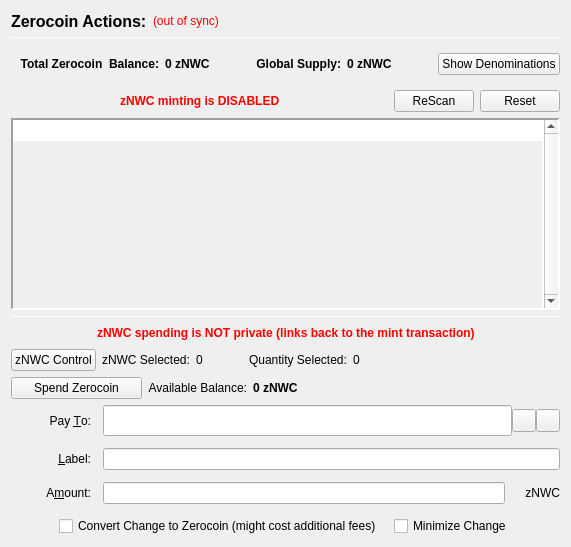
                  <widget class="QFrame" name="verticalFrameLeft">
                   <layout class="QVBoxLayout" name="verticalLayout_2">
                    <item>
                     <layout class="QVBoxLayout" name="verticalLayout_3">
                      <item>
                       <layout class="QHBoxLayout" name="horizontalLayout_3">
                        <item>
                         <widget class="QLabel" name="labelzNWCActions">
                          <property name="font">
                           <font>
                            <pointsize>12</pointsize>
                            <weight>75</weight>
                            <bold>true</bold>
                           </font>
                          </property>
                          <property name="text">
                           <string>Zerocoin Actions:</string>
                          </property>
                          <property name="alignment">
                           <set>Qt::AlignLeading|Qt::AlignLeft|Qt::AlignVCenter</set>
                          </property>
                         </widget>
                        </item>
                        <item>
                         <widget class="QLabel" name="labelzNWCSyncStatus">
                          <property name="toolTip">
                           <string>The displayed information may be out of date. Your wallet automatically synchronizes with the NWCCurrency network after a connection is established, but this process has not completed yet.</string>
                          </property>
                          <property name="styleSheet">
                           <string notr="true">QLabel { color: red; }</string>
                          </property>
                          <property name="text">
                           <string notr="true">(out of sync)</string>
                          </property>
                          <property name="alignment">
                           <set>Qt::AlignLeading|Qt::AlignLeft|Qt::AlignVCenter</set>
                          </property>
                         </widget>
                        </item>
                        <item>
                         <spacer name="horizontalSpacer">
                          <property name="orientation">
                           <enum>Qt::Horizontal</enum>
                          </property>
                          <property name="sizeHint" stdset="0">
                           <size>
                            <width>40</width>
                            <height>20</height>
                           </size>
                          </property>
                         </spacer>
                        </item>
                       </layout>
                      </item>
                      <item>
                       <widget class="Line" name="lineUpperLeft">
                        <property name="minimumSize">
                         <size>
                          <width>0</width>
                          <height>1</height>
                         </size>
                        </property>
                        <property name="maximumSize">
                         <size>
                          <width>16777215</width>
                          <height>1</height>
                         </size>
                        </property>
                        <property name="frameShadow">
                         <enum>QFrame::Sunken</enum>
                        </property>
                        <property name="orientation">
                         <enum>Qt::Horizontal</enum>
                        </property>
                       </widget>
                      </item>
                      <item>
                       <widget class="QFrame" name="balanceSupplyFrame">
                        <layout class="QHBoxLayout" name="horizontalLayout_2" stretch="0,0,0,1,0">
                         <property name="rightMargin">
                          <number>0</number>
                         </property>
                         <item>
                          <layout class="QHBoxLayout" name="horizontalLayout_34">
                           <item>
                            <widget class="QLabel" name="labelzAvailableText_3">
                             <property name="font">
                              <font>
                               <weight>75</weight>
                               <bold>true</bold>
                              </font>
                             </property>
                             <property name="toolTip">
                              <string>Total Balance including unconfirmed and immature zNWC</string>
                             </property>
                             <property name="text">
                              <string>Total Zerocoin  Balance:</string>
                             </property>
                             <property name="alignment">
                              <set>Qt::AlignRight|Qt::AlignTrailing|Qt::AlignVCenter</set>
                             </property>
                            </widget>
                           </item>
                           <item>
                            <widget class="QLabel" name="labelzAvailableAmount_4">
                             <property name="minimumSize">
                              <size>
                               <width>40</width>
                               <height>0</height>
                              </size>
                             </property>
                             <property name="font">
                              <font>
                               <weight>75</weight>
                               <bold>true</bold>
                              </font>
                             </property>
                             <property name="toolTip">
                              <string>Total Balance including unconfirmed and immature zNWC</string>
                             </property>
                             <property name="text">
                              <string>0 zNWC</string>
                             </property>
                             <property name="alignment">
                              <set>Qt::AlignLeading|Qt::AlignLeft|Qt::AlignVCenter</set>
                             </property>
                            </widget>
                           </item>
                          </layout>
                         </item>
                         <item>
                          <spacer name="horizontalSpacer_32">
                           <property name="orientation">
                            <enum>Qt::Horizontal</enum>
                           </property>
                           <property name="sizeHint" stdset="0">
                            <size>
                             <width>40</width>
                             <height>20</height>
                            </size>
                           </property>
                          </spacer>
                         </item>
                         <item>
                          <layout class="QHBoxLayout" name="horizontalLayout_35">
                           <item>
                            <widget class="QLabel" name="labelZsupplyText_2">
                             <property name="font">
                              <font>
                               <weight>75</weight>
                               <bold>true</bold>
                              </font>
                             </property>
                             <property name="text">
                              <string>Global Supply:</string>
                             </property>
                             <property name="alignment">
                              <set>Qt::AlignRight|Qt::AlignTrailing|Qt::AlignVCenter</set>
                             </property>
                            </widget>
                           </item>
                           <item>
                            <widget class="QLabel" name="labelZsupplyAmount_2">
                             <property name="font">
                              <font>
                               <weight>75</weight>
                               <bold>true</bold>
                              </font>
                             </property>
                             <property name="text">
                              <string>0 zNWC</string>
                             </property>
                            </widget>
                           </item>
                          </layout>
                         </item>
                         <item>
                          <spacer name="horizontalSpacer_31">
                           <property name="orientation">
                            <enum>Qt::Horizontal</enum>
                           </property>
                           <property name="sizeHint" stdset="0">
                            <size>
                             <width>40</width>
                             <height>20</height>
                            </size>
                           </property>
                          </spacer>
                         </item>
                         <item>
                          <widget class="QPushButton" name="pushButtonShowDenoms">
                           <property name="toolTip">
                            <string>Show zNWC denominations list</string>
                           </property>
                           <property name="text">
                            <string>Show Denominations</string>
                           </property>
                          </widget>
                         </item>
                        </layout>
                       </widget>
                      </item>
                      <item>
                       <layout class="QHBoxLayout" name="horizontalLayout_4">
                        <item>
                         <spacer name="horizontalSpacer_2">
                          <property name="orientation">
                           <enum>Qt::Horizontal</enum>
                          </property>
                          <property name="sizeHint" stdset="0">
                           <size>
                            <width>40</width>
                            <height>20</height>
                           </size>
                          </property>
                         </spacer>
                        </item>
                        <item>
                         <widget class="QLabel" name="label">
                          <property name="styleSheet">
                           <string notr="true">color: red;
font-weight: bold;</string>
                          </property>
                          <property name="text">
                           <string>zNWC minting is DISABLED</string>
                          </property>
                         </widget>
                        </item>
                        <item>
                         <spacer name="horizontalSpacer_3">
                          <property name="orientation">
                           <enum>Qt::Horizontal</enum>
                          </property>
                          <property name="sizeHint" stdset="0">
                           <size>
                            <width>40</width>
                            <height>20</height>
                           </size>
                          </property>
                         </spacer>
                        </item>
                        <item>
                         <widget class="QPushButton" name="pushButtonMintReset">
                          <property name="maximumSize">
                           <size>
                            <width>80</width>
                            <height>16777215</height>
                           </size>
                          </property>
                          <property name="toolTip">
                           <string>Rescan the complete blockchain for  Zerocoin mints and their meta-data.</string>
                          </property>
                          <property name="text">
                           <string>ReScan</string>
                          </property>
                         </widget>
                        </item>
                        <item>
                         <widget class="QPushButton" name="pushButtonSpentReset">
                          <property name="maximumSize">
                           <size>
                            <width>80</width>
                            <height>16777215</height>
                           </size>
                          </property>
                          <property name="toolTip">
                           <string>Reset Zerocoin Wallet DB. Deletes transactions that did not make it into the blockchain.</string>
                          </property>
                          <property name="text">
                           <string>Reset</string>
                          </property>
                         </widget>
                        </item>
                       </layout>
                      </item>
                      <item>
                       <widget class="QPlainTextEdit" name="TEMintStatus">
                        <property name="font">
                         <font>
                          <pointsize>8</pointsize>
                         </font>
                        </property>
                        <property name="toolTip">
                         <string>Status and/or Mesages from the last Mint Action.</string>
                        </property>
                        <property name="frameShape">
                         <enum>QFrame::Panel</enum>
                        </property>
                        <property name="frameShadow">
                         <enum>QFrame::Sunken</enum>
                        </property>
                        <property name="lineWidth">
                         <number>2</number>
                        </property>
                        <property name="midLineWidth">
                         <number>2</number>
                        </property>
                        <property name="verticalScrollBarPolicy">
                         <enum>Qt::ScrollBarAlwaysOn</enum>
                        </property>
                        <property name="horizontalScrollBarPolicy">
                         <enum>Qt::ScrollBarAlwaysOff</enum>
                        </property>
                        <property name="readOnly">
                         <bool>true</bool>
                        </property>
                        <property name="plainText">
                         <string notr="true"/>
                        </property>
                        <property name="backgroundVisible">
                         <bool>true</bool>
                        </property>
                       </widget>
                      </item>
                      <item>
                       <widget class="Line" name="line">
                        <property name="minimumSize">
                         <size>
                          <width>0</width>
                          <height>1</height>
                         </size>
                        </property>
                        <property name="maximumSize">
                         <size>
                          <width>16777215</width>
                          <height>1</height>
                         </size>
                        </property>
                        <property name="orientation">
                         <enum>Qt::Horizontal</enum>
                        </property>
                       </widget>
                      </item>
                      <item>
                       <layout class="QHBoxLayout" name="horizontalLayout_7">
                        <item>
                         <spacer name="horizontalSpacer_18">
                          <property name="orientation">
                           <enum>Qt::Horizontal</enum>
                          </property>
                          <property name="sizeHint" stdset="0">
                           <size>
                            <width>40</width>
                            <height>20</height>
                           </size>
                          </property>
                         </spacer>
                        </item>
                        <item>
                         <widget class="QLabel" name="label_2">
                          <property name="styleSheet">
                           <string notr="true">color: red;
font-weight: bold;</string>
                          </property>
                          <property name="text">
                           <string>zNWC spending is NOT private (links back to the mint transaction)</string>
                          </property>
                         </widget>
                        </item>
                        <item>
                         <spacer name="horizontalSpacer_30">
                          <property name="orientation">
                           <enum>Qt::Horizontal</enum>
                          </property>
                          <property name="sizeHint" stdset="0">
                           <size>
                            <width>40</width>
                            <height>20</height>
                           </size>
                          </property>
                         </spacer>
                        </item>
                       </layout>
                      </item>
                      <item>
                       <layout class="QHBoxLayout" name="horizontalLayout_24">
                        <property name="leftMargin">
                         <number>0</number>
                        </property>
                        <property name="bottomMargin">
                         <number>0</number>
                        </property>
                        <item>
                         <widget class="QPushButton" name="pushButtonZPivControl">
                          <property name="text">
                           <string>zNWC Control</string>
                          </property>
                         </widget>
                        </item>
                        <item>
                         <widget class="QLabel" name="labelzPivSelected">
                          <property name="text">
                           <string>zNWC Selected:</string>
                          </property>
                         </widget>
                        </item>
                        <item>
                         <widget class="QLabel" name="labelzPivSelected_int">
                          <property name="text">
                           <string>0</string>
                          </property>
                         </widget>
                        </item>
                        <item>
                         <spacer name="horizontalSpacer_17">
                          <property name="orientation">
                           <enum>Qt::Horizontal</enum>
                          </property>
                          <property name="sizeType">
                           <enum>QSizePolicy::Fixed</enum>
                          </property>
                          <property name="sizeHint" stdset="0">
                           <size>
                            <width>40</width>
                            <height>20</height>
                           </size>
                          </property>
                         </spacer>
                        </item>
                        <item>
                         <widget class="QLabel" name="labelQuantitySelected">
                          <property name="text">
                           <string>Quantity Selected:</string>
                          </property>
                         </widget>
                        </item>
                        <item>
                         <widget class="QLabel" name="labelQuantitySelected_int">
                          <property name="text">
                           <string>0</string>
                          </property>
                         </widget>
                        </item>
                        <item>
                         <spacer name="horizontalSpacer_19">
                          <property name="orientation">
                           <enum>Qt::Horizontal</enum>
                          </property>
                          <property name="sizeHint" stdset="0">
                           <size>
                            <width>40</width>
                            <height>20</height>
                           </size>
                          </property>
                         </spacer>
                        </item>
                       </layout>
                      </item>
                      <item>
                       <layout class="QHBoxLayout" name="horizontalLayout_6">
                        <item>
                         <widget class="QPushButton" name="pushButtonSpendzNWC">
                          <property name="minimumSize">
                           <size>
                            <width>131</width>
                            <height>0</height>
                           </size>
                          </property>
                          <property name="toolTip">
                           <string>Spend Zerocoin. Without 'Pay To:' address creates payments to yourself.</string>
                          </property>
                          <property name="text">
                           <string>Spend Zerocoin</string>
                          </property>
                         </widget>
                        </item>
                        <item>
                         <widget class="QLabel" name="labelzNWCBalanceText">
                          <property name="toolTip">
                           <string>Available (mature and spendable) zNWC for spending</string>
                          </property>
                          <property name="text">
                           <string>Available Balance:</string>
                          </property>
                          <property name="alignment">
                           <set>Qt::AlignRight|Qt::AlignTrailing|Qt::AlignVCenter</set>
                          </property>
                         </widget>
                        </item>
                        <item>
                         <widget class="QLabel" name="labelzAvailableAmount_2">
                          <property name="font">
                           <font>
                            <weight>75</weight>
                            <bold>true</bold>
                           </font>
                          </property>
                          <property name="toolTip">
                           <string>Available (mature and spendable) zNWC for spending

zNWC are mature when they have more than 20 confirmations AND more than 2 mints of the same denomination after them were minted</string>
                          </property>
                          <property name="text">
                           <string>0 zNWC</string>
                          </property>
                          <property name="alignment">
                           <set>Qt::AlignLeading|Qt::AlignLeft|Qt::AlignVCenter</set>
                          </property>
                         </widget>
                        </item>
                        <item>
                         <spacer name="horizontalSpacer_4">
                          <property name="orientation">
                           <enum>Qt::Horizontal</enum>
                          </property>
                          <property name="sizeHint" stdset="0">
                           <size>
                            <width>40</width>
                            <height>20</height>
                           </size>
                          </property>
                         </spacer>
                        </item>
                       </layout>
                      </item>
                      <item>
                       <layout class="QGridLayout" name="gridLayout_7">
                        <property name="spacing">
                         <number>12</number>
                        </property>
                        <item row="0" column="0">
                         <widget class="QLabel" name="payToLabel">
                          <property name="minimumSize">
                           <size>
                            <width>80</width>
                            <height>0</height>
                           </size>
                          </property>
                          <property name="text">
                           <string>Pay &amp;To:</string>
                          </property>
                          <property name="alignment">
                           <set>Qt::AlignRight|Qt::AlignTrailing|Qt::AlignVCenter</set>
                          </property>
                          <property name="buddy">
                           <cstring>payTo</cstring>
                          </property>
                         </widget>
                        </item>
                        <item row="0" column="1">
                         <layout class="QHBoxLayout" name="payToLayout">
                          <property name="spacing">
                           <number>0</number>
                          </property>
                          <item>
                           <widget class="QValidatedLineEdit" name="payTo">
                            <property name="enabled">
                             <bool>true</bool>
                            </property>
                            <property name="minimumSize">
                             <size>
                              <width>0</width>
                              <height>31</height>
                             </size>
                            </property>
                            <property name="toolTip">
                             <string>The NWCCurrency address to send the payment to. Creates local payment to yourself when empty.</string>
                            </property>
                           </widget>
                          </item>
                          <item>
                           <widget class="QToolButton" name="addressBookButton">
                            <property name="toolTip">
                             <string>Choose previously used address</string>
                            </property>
                            <property name="text">
                             <string/>
                            </property>
                            <property name="icon">
                             <iconset resource="../nwccurrency.qrc">
                              <normaloff>:/icons/address-book</normaloff>:/icons/address-book</iconset>
                            </property>
                            <property name="shortcut">
                             <string>Alt+A</string>
                            </property>
                           </widget>
                          </item>
                          <item>
                           <widget class="QToolButton" name="pasteButton">
                            <property name="toolTip">
                             <string>Paste address from clipboard</string>
                            </property>
                            <property name="text">
                             <string/>
                            </property>
                            <property name="icon">
                             <iconset resource="../nwccurrency.qrc">
                              <normaloff>:/icons/editpaste</normaloff>:/icons/editpaste</iconset>
                            </property>
                            <property name="shortcut">
                             <string>Alt+P</string>
                            </property>
                           </widget>
                          </item>
                         </layout>
                        </item>
                        <item row="1" column="0">
                         <widget class="QLabel" name="labelLabel">
                          <property name="minimumSize">
                           <size>
                            <width>80</width>
                            <height>0</height>
                           </size>
                          </property>
                          <property name="text">
                           <string>&amp;Label:</string>
                          </property>
                          <property name="alignment">
                           <set>Qt::AlignRight|Qt::AlignTrailing|Qt::AlignVCenter</set>
                          </property>
                          <property name="buddy">
                           <cstring>addAsLabel</cstring>
                          </property>
                         </widget>
                        </item>
                        <item row="1" column="1">
                         <widget class="QLineEdit" name="addAsLabel">
                          <property name="toolTip">
                           <string>Enter a label for this address to add it to the list of used addresses</string>
                          </property>
                         </widget>
                        </item>
                        <item row="2" column="0">
                         <widget class="QLabel" name="amountLabel">
                          <property name="minimumSize">
                           <size>
                            <width>80</width>
                            <height>0</height>
                           </size>
                          </property>
                          <property name="text">
                           <string>A&amp;mount:</string>
                          </property>
                          <property name="alignment">
                           <set>Qt::AlignRight|Qt::AlignTrailing|Qt::AlignVCenter</set>
                          </property>
                          <property name="buddy">
                           <cstring>zNWCpayAmount</cstring>
                          </property>
                         </widget>
                        </item>
                        <item row="2" column="1">
                         <layout class="QHBoxLayout" name="horizontalLayout_9">
                          <property name="spacing">
                           <number>0</number>
                          </property>
                          <item>
                           <widget class="QLineEdit" name="zNWCpayAmount"/>
                          </item>
                          <item>
                           <widget class="QLabel" name="labelzNWC">
                            <property name="minimumSize">
                             <size>
                              <width>55</width>
                              <height>0</height>
                             </size>
                            </property>
                            <property name="text">
                             <string>zNWC</string>
                            </property>
                            <property name="alignment">
                             <set>Qt::AlignRight|Qt::AlignTrailing|Qt::AlignVCenter</set>
                            </property>
                           </widget>
                          </item>
                         </layout>
                        </item>
                        <item row="3" column="0" colspan="2">
                         <layout class="QHBoxLayout" name="horizontalLayout_10">
                          <item>
                           <spacer name="horizontalSpacer_5">
                            <property name="orientation">
                             <enum>Qt::Horizontal</enum>
                            </property>
                            <property name="sizeHint" stdset="0">
                             <size>
                              <width>40</width>
                              <height>20</height>
                             </size>
                            </property>
                           </spacer>
                          </item>
                          <item>
                           <widget class="QCheckBox" name="checkBoxMintChange">
                            <property name="sizePolicy">
                             <sizepolicy hsizetype="MinimumExpanding" vsizetype="Fixed">
                              <horstretch>0</horstretch>
                              <verstretch>0</verstretch>
                             </sizepolicy>
                            </property>
                            <property name="layoutDirection">
                             <enum>Qt::LeftToRight</enum>
                            </property>
                            <property name="text">
                             <string>Convert Change to Zerocoin (might cost additional fees)</string>
                            </property>
                           </widget>
                          </item>
                          <item>
                           <widget class="QCheckBox" name="checkBoxMinimizeChange">
                            <property name="toolTip">
                             <string>If checked, the wallet tries to minimize the returning change instead of minimizing the number of spent denominations.</string>
                            </property>
                            <property name="text">
                             <string>Minimize Change</string>
                            </property>
                           </widget>
                          </item>
                          <item>
                           <spacer name="horizontalSpacer_6">
                            <property name="orientation">
                             <enum>Qt::Horizontal</enum>
                            </property>
                            <property name="sizeHint" stdset="0">
                             <size>
                              <width>40</width>
                              <height>20</height>
                             </size>
                            </property>
                           </spacer>
                          </item>
                         </layout>
                        </item>
                       </layout>
                      </item>
                     </layout>
                    </item>
                   </layout>
                  </widget>
